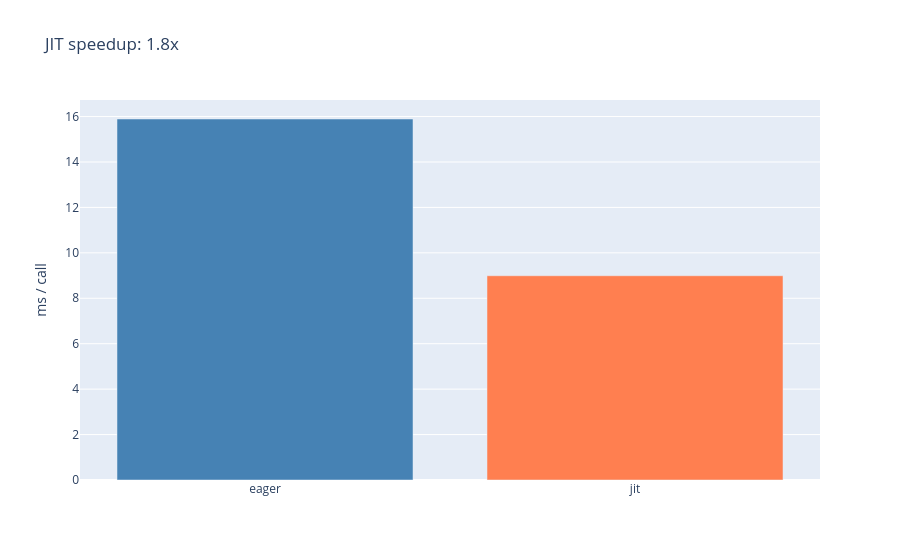

Write notebook code for a chart like this one.
### Markdown cell above
## 2. `jit`: compile once, run fast

### What is a JIT compiler?

Languages like C compile your code **ahead of time** — before it ever runs, the compiler reads the full program and emits an optimised binary. 

Python compiles source to bytecode which a virtual machine then executes. Modern CPython (3.11+) adds an adaptive specialising interpreter that rewrites hot operations based on observed types, and 3.13 ships an experimental JIT on top of that. This is fast enough for general-purpose code, but still leaves a lot on the table for tight numerical loops over large arrays.

A **Just-In-Time (JIT) compiler** waits until the code is actually called, observes what it does, and *then* compiles it — trading a one-off upfront cost for fast repeated execution. Python's JIT makes Python a faster language. JAX's JIT makes your maths run at hardware speed.

JAX's `jit` takes this further for array computing: rather than compiling Python bytecode, it extracts the full computation graph and hands it to **[XLA](https://openxla.org/xla)** (Accelerated Linear Algebra) — a domain-specific compiler originally built at Google to run ML workloads on CPUs, GPUs, and TPUs. XLA optimises the whole graph at once (fusing kernels, eliminating redundant memory copies, choosing efficient data layouts) and emits a single binary for the target device.

On the **first call**, JAX *traces* the function — it runs the Python body with abstract "tracer" values to record which operations happen and in what order, without needing concrete numbers. That recorded graph is handed to XLA. Every subsequent call with the same shapes and dtypes skips Python entirely and runs the compiled binary.

```
first call:       Python trace → XLA compile → execute   (slow)
subsequent calls:                              execute   (fast)
```

### Code cell
def heavy_computation(x):
    for _ in range(50):
        x = jnp.sin(x) + jnp.cos(x**2)
    return x


heavy_jit = jax.jit(heavy_computation)
x = jnp.linspace(0, 1, 512 * 512)

_ = heavy_jit(x).block_until_ready()  # warm up: first call compiles


def timeit_fn(fn, arg, n=30):
    start = time.perf_counter()
    for _ in range(n):
        fn(arg).block_until_ready()
    return (time.perf_counter() - start) / n * 1000  # ms per call


t_eager = timeit_fn(heavy_computation, x)
t_jit = timeit_fn(heavy_jit, x)

fig = px.bar(
    x=["eager", "jit"],
    y=[t_eager, t_jit],
    labels={"x": "", "y": "ms / call"},
    title=f"JIT speedup: {t_eager / t_jit:.1f}x",
    color=["eager", "jit"],
    color_discrete_map={"eager": "steelblue", "jit": "coral"},
)
fig.update_layout(showlegend=False)
fig.show()

### Figure 1 — Plotly figure (JSON) as saved in the notebook; plotly's stock layout.template omitted (floating-point values rounded to 4 significant figures)
{"data": [{"hovertemplate": "color=eager<br>=%{x}<br>ms / call=%{y}<extra></extra>", "legendgroup": "eager", "marker": {"color": "steelblue", "pattern": {"shape": ""}}, "name": "eager", "orientation": "v", "showlegend": true, "textposition": "auto", "type": "bar", "x": ["eager"], "xaxis": "x", "y": [15.89], "yaxis": "y"}, {"hovertemplate": "color=jit<br>=%{x}<br>ms / call=%{y}<extra></extra>", "legendgroup": "jit", "marker": {"color": "coral", "pattern": {"shape": ""}}, "name": "jit", "orientation": "v", "showlegend": true, "textposition": "auto", "type": "bar", "x": ["jit"], "xaxis": "x", "y": [8.992], "yaxis": "y"}], "layout": {"barmode": "relative", "legend": {"title": {"text": "color"}, "tracegroupgap": 0}, "showlegend": false, "title": {"text": "JIT speedup: 1.8x"}, "xaxis": {"anchor": "y", "domain": [0, 1], "title": {"text": ""}}, "yaxis": {"anchor": "x", "domain": [0, 1], "title": {"text": "ms / call"}}}}
